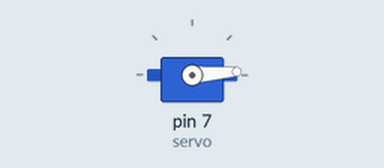
This sketch was run on a simulated Arduino Uno, built with avr-gcc and run on an emulated ATmega328P. Shown: servo.

Above: at 0.05 s.
At 0.9 s:
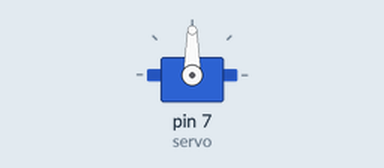
At 1.75 s:
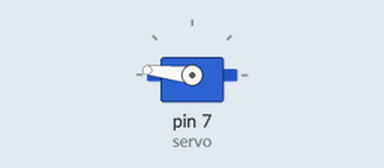
At 3.45 s:
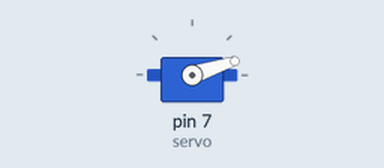
Timing chart, 0 to 8.3 s (numbered marks = the images above):
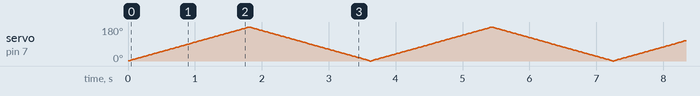

The sketch:

servo.ino
```cpp
#include<Servo.h>
Servo servo;

int value = 0 ;
int diff=1;
void setup() {

  servo.attach(7);
  Serial.begin(9600);
}


void loop() {

  value += diff;
  if(value==0 || value==180 ){
    diff*=-1;
  }


  servo.write(value);
  //Serial.println(value);
  delay(10);

}
```
